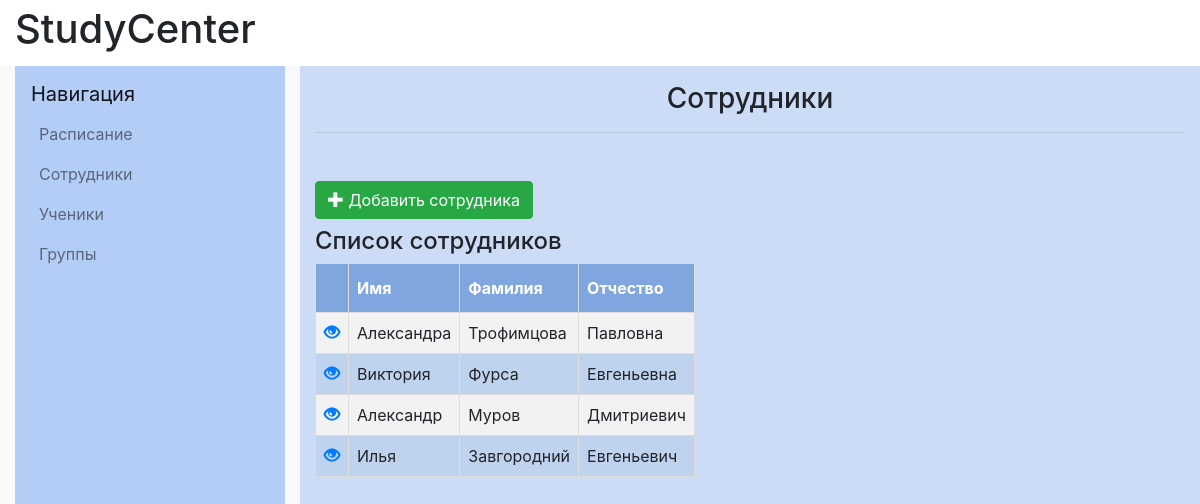
Page /workers/ on the committed database.
### catalog/models.py (models this page shows, shortened)
class Worker(models.Model):
    firstname=models.CharField(max_length=20, verbose_name="Имя")
    lastname=models.CharField(max_length=20, verbose_name="Фамилия")
    fathername=models.CharField(max_length=20, verbose_name="Отчество")
    date_of_birth=models.DateField(verbose_name="Дата рождения")
    gender=models.IntegerField(validators=[MinValueValidator(0), MaxValueValidator(1)], verbose_name="Пол")
    subject = models.ManyToManyField(Subject, verbose_name="Дисциплины")
    phone_number=models.CharField(max_length=11,validators=[MinLengthValidator(11)], verbose_name="Номер телефона")
    email=models.EmailField(verbose_name="E-mail")
    objects=models.Manager()
    registration_date=models.DateField()
    DoesNotExist = models.Manager

### catalog/views.py (the view)
# urls.py: path('workers/', views.workers, name='workers'),
def workers(request):
    workers=Worker.objects.all()
    return render(request, "worker/workers.html",{"workers": workers})

### catalog/templates/worker/workers.html (shortened to what this page needs)
{% extends "base_generic.html" %}
{% block content%}
            <div class="col-md-8 col-lg-9 content-container" style="background-color: #ccdbf6">
                <h1 class="h3 text-center mt-3">Сотрудники</h1>
                <hr class="mb-5">
                <section >
                    <a class="btn btn-success" href="{% url 'worker_new' %}" class="top-menu"><span class="glyphicon glyphicon-plus"></span> Добавить сотрудника</a>
                    <h4>Список сотрудников</h4>
                    <table id="mytable">
                        <tr><th> </th></th><th>Имя</th><th>Фамилия</th><th>Отчество</th></tr>
                        {% for worker in workers %}
                        <tr><td><a href="{% url 'worker_detail' pk=worker.pk %}" class="top-menu"><span class="glyphicon glyphicon-eye-open"></span></a></td>
                            <td>{{ worker.firstname }}</td>
                            <td>{{ worker.lastname }}</td>
                            <td>{{ worker.fathername }}</td></tr>
                        {% endfor %}
                    </table>
                </section>
            </div>
{% endblock content %}

### catalog/templates/base_generic.html (style rules this page uses)
#mytable td, #mytable th { border: 1px solid #ddd; padding: 8px; }
#mytable tr:nth-child(even) { background-color: #f2f2f2; }
#mytable tr:nth-child(odd) { background-color: #c0d3ee; }
#mytable th { padding-top: 12px; padding-bottom: 12px; text-align: left; background-color: #80a6e0; color: white; }

### rows in the picture
Worker: firstname "Александра", lastname "Трофимцова", fathername "Павловна"
Worker: firstname "Виктория", lastname "Фурса", fathername "Евгеньевна"
Worker: firstname "Александр", lastname "Муров", fathername "Дмитриевич"
Worker: firstname "Илья", lastname "Завгородний", fathername "Евгеньевич"
